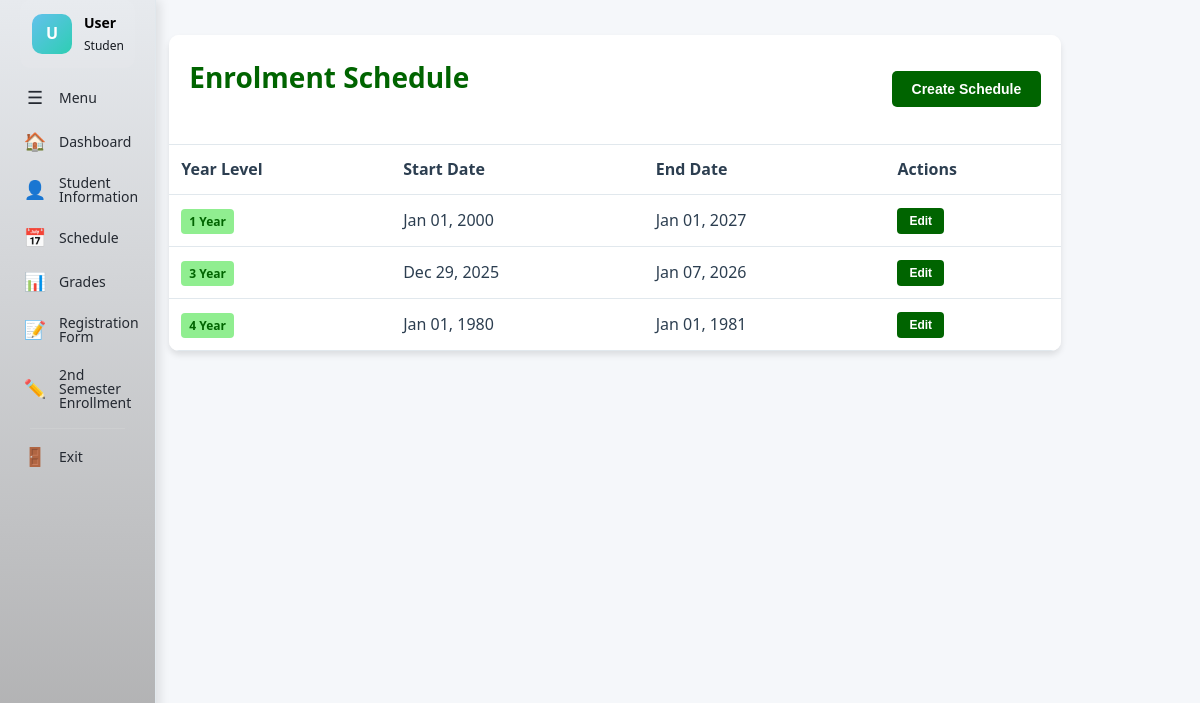
Screenshot of /Student-Portal-Enrollment-Schedule/enrolment-schedule.php with the database file from the repository.
### tables this page shows
CREATE TABLE `year_level_access_period` (
  `YearLevel` varchar(20) NOT NULL,
  `StartDate` date NOT NULL,
  `EndDate` date NOT NULL,
  `CreatedAt` timestamp NOT NULL DEFAULT current_timestamp(),
  `UpdatedAt` timestamp NOT NULL DEFAULT current_timestamp() ON UPDATE current_timestamp()
);

### Student-Portal-Enrollment-Schedule/database/db_config.php (called while the page is built, shortened)
<?php
function getDBConnection() {
    static $conn = null;
    if ($conn === null) {
        $conn = new mysqli(DB_HOST, DB_USER, DB_PASS, DB_NAME);
        $conn->set_charset(DB_CHARSET);
    }
    return $conn;
}
function executeQuery($sql, $params = [], $types = '', &$errorMessage = null) {
    $conn = getDBConnection();
    try {
        $stmt = $conn->prepare($sql);
        if (!$stmt->execute()) {
            $errMsg = "Execute failed: " . $stmt->error;
            if ($errorMessage !== null) $errorMessage = $errMsg;
            error_log("executeQuery Execute Error: " . $errMsg . " | SQL: " . $sql);
            $stmt->close();
            return false;
        }
        if (stripos(trim($sql), 'SELECT') === 0) {
            $result = $stmt->get_result();
            $data = [];
            while ($row = $result->fetch_assoc()) {
                $data[] = $row;
            }
            return $data;
        }
        return true;
    } catch (Exception $e) {
        $errMsg = "Exception: " . $e->getMessage();
        if ($errorMessage !== null) $errorMessage = $errMsg;
        error_log("executeQuery Exception: " . $errMsg);
        return false;
    }
}
?>

### Student-Portal-Enrollment-Schedule/enrolment-schedule.php (the view, shortened to what this page needs)
<?php
require_once 'database/db_config.php';
$accessPeriods = [];
try {
    $sql = "SELECT * FROM year_level_access_period ORDER BY YearLevel ASC";
    $accessPeriods = executeQuery($sql) ?: [];
} catch (Exception $e) {
    $message = 'Error fetching access periods: ' . $e->getMessage();
    $messageType = 'error';
}
?>
<!DOCTYPE html>
<html lang="en">
<head>
    <link rel="stylesheet" href="css/management.css">
</head>
<body>
    <?php include 'sidebar.php'; ?>
    <div class="management-content">
        <div class="management-area">
            <div class="enrollment-schedule-container">
                <div class="enrollment-schedule-header">
                    <h1 class="enrollment-schedule-title">Enrolment Schedule</h1>
                    <button id="create-schedule-btn" class="enrollment-refresh-btn">Create Schedule</button>
                </div>
                <div style="overflow-x: auto;">
                    <table class="enrollment-schedule-table">
                        <thead>
                            <tr>
                                <th>Year Level</th>
                                <th>Start Date</th>
                                <th>End Date</th>
                                <th>Actions</th>
                            </tr>
                        </thead>
                        <tbody>
                            <?php if (empty($accessPeriods)): ?>
                                <tr>
                                    <td colspan="4" class="enrollment-no-data">No access periods found.</td>
                                </tr>
                            <?php else: ?>
                                <?php foreach ($accessPeriods as $period): ?>
                                    <tr>
                                        <td>
                                            <span class="enrollment-year-badge"><?php echo htmlspecialchars($period['YearLevel']); ?> Year</span>
                                        </td>
                                        <td><?php echo date('M d, Y', strtotime($period['StartDate'])); ?></td>
                                        <td><?php echo date('M d, Y', strtotime($period['EndDate'])); ?></td>
                                        <td>
                                            <button class="enrollment-edit-btn" data-year-level="<?php echo htmlspecialchars($period['YearLevel']); ?>" data-start-date="<?php echo htmlspecialchars($period['StartDate']); ?>" data-end-date="<?php echo htmlspecialchars($period['EndDate']); ?>">Edit</button>
                                        </td>
                                    </tr>
                                <?php endforeach; ?>
                            <?php endif; ?>
                        </tbody>
                    </table>
                </div>
            </div>
        </div>
    </div>
</body>
</html>

### Student-Portal-Enrollment-Schedule/css/management.css (style rules this page uses)
* { margin: 0; padding: 0; box-sizing: border-box; }
:root { --primary-green: #006400; --primary-green-dark: #004d00; --primary-green-light: #28a745; --accent-light: #90EE90; --bg-main: #f5f7fa; --bg-card: #ffffff; --text-primary: #2c3e50; --text-secondary: #6c757d; --border-color: #e1e8ed; --shadow-sm: 0 2px 4px rgba(0, 0, 0, 0.08); --shadow-md: 0 4px 12px rgba(0, 0, 0, 0.1); --shadow-lg: 0 8px 24px rgba(0, 0, 0, 0.12); --transition: all 0.3s cubic-bezier(0.4, 0, 0.2, 1); }
body { font-family: 'Segoe UI', Tahoma, Geneva, Verdana, sans-serif; background-color: var(--bg-main); color: var(--text-primary); line-height: 1.6; width: 100vw; }
.management-content { width: calc(100% - 260px); padding: 0 24px 80px 0; min-height: calc(100vh - 128px); transition: var(--transition); background-color: var(--bg-main); }
.management-content h1, .management-content h2 { color: var(--primary-green); margin-bottom: 24px; font-weight: 700; }
.management-content h1 { font-size: 28px; }
.management-area { width: calc(100%); margin-top: 3px; padding: 32px 24px 80px 0; background-color: var(--bg-main); min-height: calc(100vh - 128px); transition: var(--transition); }
.enrollment-schedule-container { background: white; border-radius: 10px; box-shadow: 0 4px 6px rgba(0, 0, 0, 0.1); overflow: hidden; margin-bottom: 20px; }
.enrollment-schedule-header { display: flex; justify-content: space-between; align-items: center; padding: 20px; background: var(--bg-card); border-bottom: 1px solid var(--border-color); }
.enrollment-schedule-title { font-size: 24px; font-weight: 700; color: var(--primary-green); margin: 0; }
.enrollment-refresh-btn { background: var(--primary-green); color: white; padding: 10px 20px; border: none; border-radius: 5px; cursor: pointer; font-size: 14px; font-weight: 600; transition: background-color 0.2s; }
.enrollment-schedule-table { width: 100%; border-collapse: collapse; margin-top: 0; background: white; }
.enrollment-schedule-table th, .enrollment-schedule-table td { padding: 12px; text-align: left; border-bottom: 1px solid var(--border-color); }
.enrollment-schedule-table th { background: var(--bg-card); font-weight: 600; color: var(--text-primary); }
.enrollment-year-badge { background: var(--accent-light); color: var(--primary-green); padding: 4px 8px; border-radius: 4px; font-size: 12px; font-weight: 600; }
.enrollment-edit-btn { background: var(--primary-green); color: white; padding: 6px 12px; border: none; border-radius: 4px; cursor: pointer; font-size: 12px; font-weight: 600; transition: background-color 0.2s; }

### Student-Portal-Enrollment-Schedule/sidebar.php (style rules this page uses)
.management-content, .management-area { margin-left: 8%; transition: margin-left 0.3s ease; }

### rows the page displays
year_level_access_period: YearLevel "1", StartDate "Jan 01, 2000", EndDate "Jan 01, 2027"
year_level_access_period: YearLevel "3", StartDate "Dec 29, 2025", EndDate "Jan 07, 2026"
year_level_access_period: YearLevel "4", StartDate "Jan 01, 1980", EndDate "Jan 01, 1981"

### other values shown
$userInitial "U"
$userName "User"
